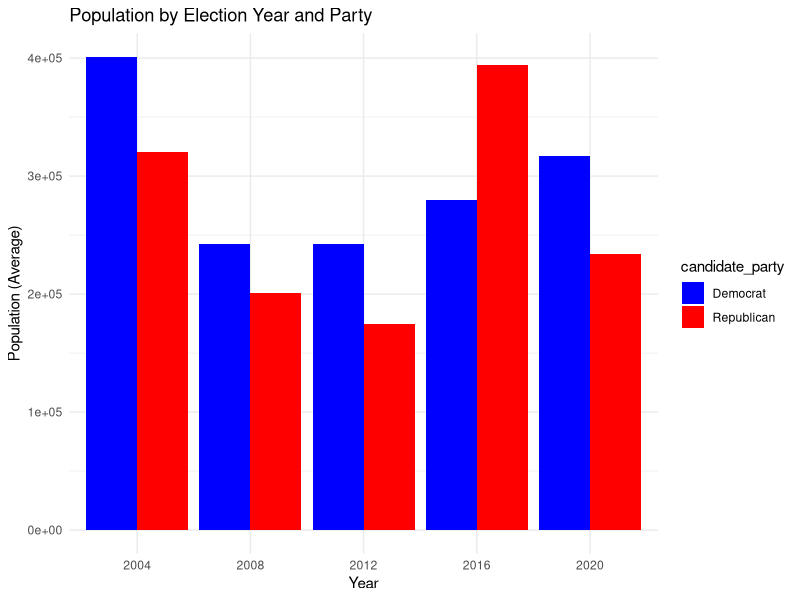

Here is the R script that generated this plot:
#import libraries
library(tidyverse)
library(dplyr)
library(ggplot2)

setwd("~/GitHub/campaign_trails_cdj/campaign_csvs")
all_visits <- read_csv('all_visits.csv')

setwd("~/GitHub/campaign_trails_cdj/")
cities <- read_csv('us-cities-top-1k.csv')
cities <- cities |> 
  mutate(location = paste0(City,", ",State)) |> 
  select(location, Population)

all_visits_location <- all_visits |> 
  left_join(cities, join_by(location == location)) |> 
  replace_na(list(Population=25000)) |>  
  group_by(location, candidate_party, year) |> 
  summarize(count=n(), lng=first(lng),lat=first(lat), population=first(Population),
            candidate=first(candidate))

party_location_visits <- all_visits_location |> 
  filter(population > 25000) |> 
  group_by(candidate_party, year) |> 
  summarize(
    candidate=first(candidate),
    average = mean(population)
  )

ggplot(party_location_visits, aes(x=factor(year), y=average, fill=candidate_party)) +
  geom_bar(stat="identity", position="dodge")+
  labs(x="Year", y="Population (Average)", title="Population by Election Year and Party") +
  scale_fill_manual(values=c("Democrat"="blue", "Republican"="red")) +
  theme_minimal()
